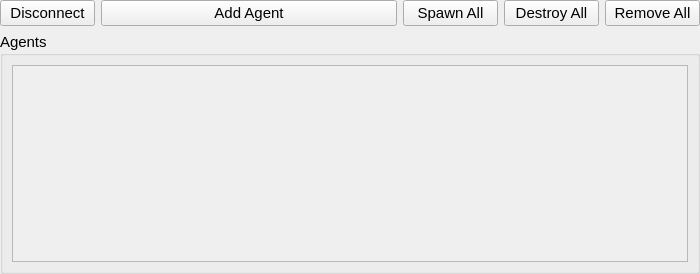
<?xml version="1.0" encoding="UTF-8"?>
<ui version="4.0">
 <class>Form</class>
 <widget class="QWidget" name="Form">
  <property name="geometry">
   <rect>
    <x>0</x>
    <y>0</y>
    <width>700</width>
    <height>274</height>
   </rect>
  </property>
  <property name="minimumSize">
   <size>
    <width>700</width>
    <height>0</height>
   </size>
  </property>
  <property name="windowTitle">
   <string>Form</string>
  </property>
  <layout class="QGridLayout" name="gridLayout_2">
   <property name="leftMargin">
    <number>0</number>
   </property>
   <property name="topMargin">
    <number>0</number>
   </property>
   <property name="rightMargin">
    <number>0</number>
   </property>
   <property name="bottomMargin">
    <number>0</number>
   </property>
   <item row="0" column="0">
    <layout class="QGridLayout" name="gridLayout_4">
     <item row="2" column="4">
      <widget class="QPushButton" name="btn_spawn_all">
       <property name="font">
        <font>
         <pointsize>11</pointsize>
        </font>
       </property>
       <property name="text">
        <string>Spawn All</string>
       </property>
      </widget>
     </item>
     <item row="2" column="5">
      <widget class="QPushButton" name="btn_destroy_all">
       <property name="font">
        <font>
         <pointsize>11</pointsize>
        </font>
       </property>
       <property name="text">
        <string>Destroy All</string>
       </property>
      </widget>
     </item>
     <item row="2" column="6">
      <widget class="QPushButton" name="btn_remove_all">
       <property name="font">
        <font>
         <pointsize>11</pointsize>
        </font>
       </property>
       <property name="text">
        <string>Remove All</string>
       </property>
      </widget>
     </item>
     <item row="4" column="0" colspan="7">
      <widget class="QGroupBox" name="groupVehicles">
       <property name="minimumSize">
        <size>
         <width>0</width>
         <height>240</height>
        </size>
       </property>
       <property name="font">
        <font>
         <pointsize>11</pointsize>
         <italic>false</italic>
        </font>
       </property>
       <property name="title">
        <string>Agents</string>
       </property>
       <property name="alignment">
        <set>Qt::AlignLeading|Qt::AlignLeft|Qt::AlignTop</set>
       </property>
       <layout class="QGridLayout" name="gridLayout_3">
        <item row="0" column="1">
         <widget class="QScrollArea" name="scrollArea">
          <property name="widgetResizable">
           <bool>true</bool>
          </property>
          <widget class="QWidget" name="scrollAreaWidgetContents">
           <property name="geometry">
            <rect>
             <x>0</x>
             <y>0</y>
             <width>676</width>
             <height>200</height>
            </rect>
           </property>
           <layout class="QGridLayout" name="gridLayout_5">
            <item row="0" column="0">
             <layout class="QVBoxLayout" name="agent_list_layout"/>
            </item>
            <item row="1" column="0">
             <spacer name="verticalSpacer">
              <property name="orientation">
               <enum>Qt::Vertical</enum>
              </property>
              <property name="sizeHint" stdset="0">
               <size>
                <width>20</width>
                <height>40</height>
               </size>
              </property>
             </spacer>
            </item>
           </layout>
          </widget>
         </widget>
        </item>
       </layout>
      </widget>
     </item>
     <item row="2" column="0">
      <widget class="QPushButton" name="btnDisconnect">
       <property name="sizePolicy">
        <sizepolicy hsizetype="Preferred" vsizetype="Fixed">
         <horstretch>0</horstretch>
         <verstretch>0</verstretch>
        </sizepolicy>
       </property>
       <property name="font">
        <font>
         <pointsize>11</pointsize>
        </font>
       </property>
       <property name="text">
        <string>Disconnect</string>
       </property>
      </widget>
     </item>
     <item row="2" column="1" colspan="3">
      <widget class="QPushButton" name="btn_add_agent">
       <property name="font">
        <font>
         <pointsize>11</pointsize>
        </font>
       </property>
       <property name="text">
        <string>Add Agent</string>
       </property>
      </widget>
     </item>
    </layout>
   </item>
  </layout>
 </widget>
 <resources/>
 <connections/>
</ui>
